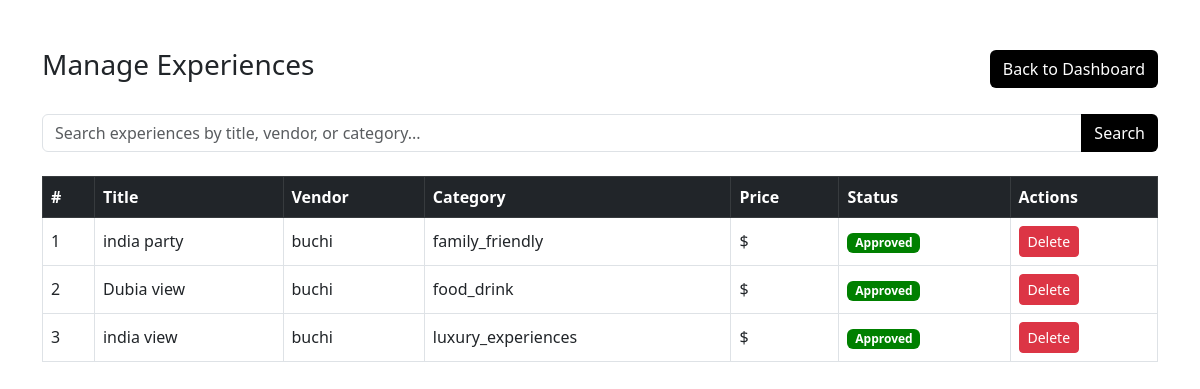
/admix/experience, run on the app's committed database.
### base/models.py (models this page shows, shortened)
class Experience(models.Model):
    CATEGORY_CHOICES = [
        ('adventure_outdoor', 'Adventure & Outdoor'),
        ('cultural_historical', 'Cultural & Historical'),
        ('food_drink', 'Food & Drink'),
        ('wellness_relaxation', 'Wellness & Relaxation'),
        ('entertainment_shows', 'Entertainment & Shows'),
        ('workshops_learning', 'Workshops & Learning'),
        ('nature_wildlife', 'Nature & Wildlife'),
        ('water_activities', 'Water Activities'),
        ('romantic_special', 'Romantic & Special Occasions'),
        ('family_friendly', 'Family-Friendly'),
        ('luxury_experiences', 'Luxury Experiences'),
        ('seasonal_holiday', 'Seasonal & Holiday'),
    ]
    title = models.CharField(max_length=255)
    description = models.TextField()
    category = models.CharField(max_length=50, choices=CATEGORY_CHOICES)
    location = models.CharField(max_length=255)
    private_group_price = models.DecimalField(max_digits=10, decimal_places=2, blank=True, null=True)
    private_group_max_guests = models.PositiveIntegerField(default=10)  # Number of guests for private group pricing
    price_per_guest = models.DecimalField(max_digits=10, decimal_places=2, blank=True, null=True)  # Price per guest
    discount_price = models.DecimalField(max_digits=10, decimal_places=2, blank=True, null=True)  # Discount price (if applicable)
    extra_services = models.JSONField(blank=True, null=True)  # Store extra services and prices in JSON format
    available_slots = models.IntegerField(blank=True, null=True)
    calendar_view = models.JSONField(blank=True, null=True)  # Visual representation of available time slots
    sessions_per_day = models.PositiveIntegerField(default=1)  # Number of sessions per day
    min_guests = models.PositiveIntegerField(default=1)  # Minimum number of guests
    max_guests = models.PositiveIntegerField(default=20)  # Maximum number of guests
    created_at = models.DateTimeField(auto_now_add=True)
    updated_at = models.DateTimeField(auto_now=True)
    vendor = models.ForeignKey('VendorProfile', on_delete=models.CASCADE, related_name='experiences')
    vendor_user = models.ForeignKey('UserProfile', on_delete=models.CASCADE, null=True)
    guest = models.IntegerField(default=0)
    images = models.ImageField(upload_to='experience_images/', null=True, blank=True)  # Image upload
    videos = models.FileField(upload_to='experience_videos/', null=True, blank=True)  # Vendor video upload
    tags = models.CharField(max_length=255, blank=True)  # Comma-separated tags for searching/filtering
    rating = models.DecimalField(max_digits=3, decimal_places=2, default=0.0)  # Average rating
    is_featured = models.BooleanField(default=False)  # Flag for featured experiences
    duration = models.CharField(max_length=50)  # Duration of the experience (e.g., "3 hours", "2 days")
    requirements = models.TextField(blank=True)  # Optional special requirements
    what_to_bring = models.TextField(blank=True)  # Optional list of recommended things to bring
    paypal = models.ForeignKey('Vendorpaypal', on_delete=models.CASCADE, null=True, blank=True)

class VendorProfile(models.Model):
    user = models.OneToOneField(CustomUser, on_delete=models.CASCADE, related_name='vendor_profile')
    bio = models.TextField(blank=True, null=True)
    verification_documents = models.FileField(upload_to='documents/', blank=True, null=True)
    profile_picture = models.ImageField(upload_to='profile_pics/', blank=True, null=True)

class CustomUser(AbstractUser):
    phone_number = models.CharField(max_length=15, null=True, blank=True)
    business_name = models.CharField(max_length=255, null=True, blank=True)
    vendor_type = models.CharField(max_length=20, choices=[('individual', 'Individual'), ('small_business', 'Small Business'), ('organization', 'Organization')], null=True, blank=True)
    verification_code = models.CharField(max_length=6, blank=True, null=True)  # Store the verification code
    is_verified = models.BooleanField(default=False)
    is_agreed = models.BooleanField(default=False)
    is_vendor  = models.BooleanField(default=False)
    is_online = models.BooleanField(default=False)
    date_birth =models.DateField( null=True)
    role = models.CharField(max_length=10, choices=[('user', 'User'), ('vendor', 'Vendor')], default='user')

### Admin/views.py (the view)
# urls.py: path('experience',views.experience,name="experience"),
def experience(request):
    exp = Experience.objects.all()
    context ={
        'exp':exp
    }
    return render (request, 'admin/experience.html',context)

### base/templates/admin/experience.html (shortened to what this page needs)
<!DOCTYPE html>
<html lang="en">
<head>
    <link href="https://cdn.jsdelivr.net/npm/bootstrap@5.3.0-alpha1/dist/css/bootstrap.min.css" rel="stylesheet">
</head>
<body>
    <div class="container mt-5">
        <div class="d-flex justify-content-between align-items-center mb-4">
            <h1 class="h3">Manage Experiences</h1>
            <a href="{% url 'admix:dashboard' %}" class="btn btn-black">Back to Dashboard</a>
        </div>
        <div class="input-group mb-4">
            <input type="text" class="form-control" placeholder="Search experiences by title, vendor, or category...">
            <button class="btn btn-black" type="button">Search</button>
        </div>
        <table class="table table-bordered table-hover">
            <thead class="table-dark">
                <tr>
                    <th>#</th>
                    <th>Title</th>
                    <th>Vendor</th>
                    <th>Category</th>
                    <th>Price</th>
                    <th>Status</th>
                    <th>Actions</th>
                </tr>
            </thead>
            <tbody>
                {% for exp in exp %}
                <tr>
                    <td>{{forloop.counter}}</td>
                    <td>{{exp.title}}</td>
                    <td>{{exp.vendor.user.username}}</td>
                    <td>{{exp.category}}</td>
                    <td>${{exp.price}}</td>
                    <td>
                        <span class="badge badge-approved">Approved</span>
                    </td>
                    <td>
                        <a href="#" class="btn btn-sm btn-danger">Delete</a>
                    </td>
                </tr>
                {% endfor %}
            </tbody>
        </table>
    </div>
</body>
</html>

### base/templates/admin/experience.html (style rules this page uses)
.btn-black { background-color: black; color: white; }
.table th, .table td { vertical-align: middle; }
.badge-approved { background-color: green; }

### data on the page
Experience: title "india party", vendor.user.username "buchi", category "family_friendly"
Experience: title "Dubia view", vendor.user.username "buchi", category "food_drink"
Experience: title "india view", vendor.user.username "buchi", category "luxury_experiences"
